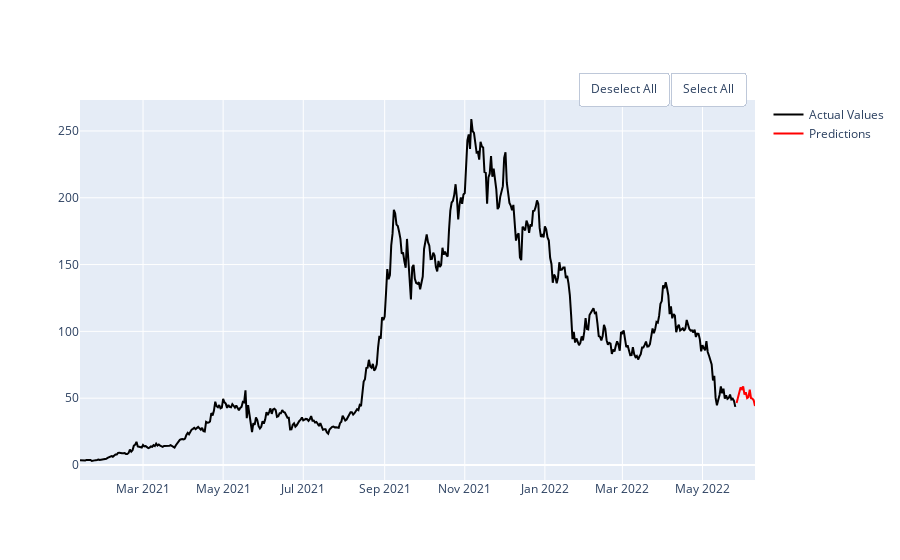

This figure's notebook cell:
### Code cell
predictions(df_coin=df_coin, forecast_lenght = 15, train_lenght = 500,target = 'Close')

### Figure 1 — Plotly figure (JSON) as saved in the notebook; plotly's stock layout.template omitted (floating-point values rounded to 4 significant figures; data arrays with more than 128 entries replaced by an {"elided": "..."} marker saying what was removed)
{"data": [{"line": {"color": "black"}, "mode": "lines", "name": "Actual Values", "type": "scatter", "x": {"elided": "500 str values"}, "y": {"elided": "500 float values"}}, {"line": {"color": "red"}, "mode": "lines", "name": "Predictions", "type": "scatter", "x": ["2022-05-27T00:00:00", "2022-05-28T00:00:00", "2022-05-29T00:00:00", "2022-05-30T00:00:00", "2022-05-31T00:00:00", "2022-06-01T00:00:00", "2022-06-02T00:00:00", "2022-06-03T00:00:00", "2022-06-04T00:00:00", "2022-06-05T00:00:00", "2022-06-06T00:00:00", "2022-06-07T00:00:00", "2022-06-08T00:00:00", "2022-06-09T00:00:00", "2022-06-10T00:00:00"], "y": [46.4, 49.86, 54.08, 58.08, 56.79, 58.86, 52.65, 54.54, 50.05, 50.75, 56.37, 49.92, 49.68, 48.43, 44.14]}], "layout": {"updatemenus": [{"buttons": [{"args": ["visible", "legendonly"], "label": "Deselect All", "method": "restyle"}, {"args": ["visible", true], "label": "Select All", "method": "restyle"}], "direction": "left", "pad": {"r": 10, "t": 10}, "showactive": false, "type": "buttons", "x": 1, "xanchor": "right", "y": 1.1, "yanchor": "top"}]}}
